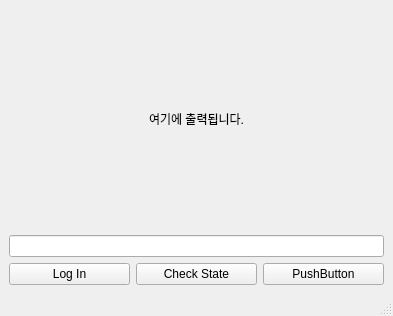
<?xml version="1.0" encoding="UTF-8"?>
<ui version="4.0">
 <class>MainWindow</class>
 <widget class="QMainWindow" name="MainWindow">
  <property name="geometry">
   <rect>
    <x>0</x>
    <y>0</y>
    <width>393</width>
    <height>316</height>
   </rect>
  </property>
  <property name="windowTitle">
   <string>MainWindow</string>
  </property>
  <widget class="QWidget" name="centralwidget">
   <layout class="QVBoxLayout" name="verticalLayout">
    <item>
     <widget class="QLabel" name="label">
      <property name="minimumSize">
       <size>
        <width>0</width>
        <height>200</height>
       </size>
      </property>
      <property name="text">
       <string>여기에 출력됩니다.</string>
      </property>
      <property name="alignment">
       <set>Qt::AlignCenter</set>
      </property>
     </widget>
    </item>
    <item>
     <widget class="QLineEdit" name="lineEdit"/>
    </item>
    <item>
     <layout class="QHBoxLayout" name="horizontalLayout">
      <item>
       <widget class="QPushButton" name="pushButton">
        <property name="text">
         <string>Log In</string>
        </property>
       </widget>
      </item>
      <item>
       <widget class="QPushButton" name="pushButton_2">
        <property name="text">
         <string>Check State</string>
        </property>
       </widget>
      </item>
      <item>
       <widget class="QPushButton" name="pushButton_3">
        <property name="text">
         <string>PushButton</string>
        </property>
       </widget>
      </item>
     </layout>
    </item>
   </layout>
  </widget>
  <widget class="QMenuBar" name="menubar">
   <property name="geometry">
    <rect>
     <x>0</x>
     <y>0</y>
     <width>393</width>
     <height>21</height>
    </rect>
   </property>
  </widget>
  <widget class="QStatusBar" name="statusbar"/>
 </widget>
 <resources/>
 <connections>
  <connection>
   <sender>pushButton</sender>
   <signal>clicked()</signal>
   <receiver>MainWindow</receiver>
   <slot>slot_Login()</slot>
   <hints>
    <hint type="sourcelabel">
     <x>64</x>
     <y>272</y>
    </hint>
    <hint type="destinationlabel">
     <x>75</x>
     <y>290</y>
    </hint>
   </hints>
  </connection>
  <connection>
   <sender>pushButton_2</sender>
   <signal>clicked()</signal>
   <receiver>MainWindow</receiver>
   <slot>slot_CheckState()</slot>
   <hints>
    <hint type="sourcelabel">
     <x>200</x>
     <y>266</y>
    </hint>
    <hint type="destinationlabel">
     <x>203</x>
     <y>282</y>
    </hint>
   </hints>
  </connection>
  <connection>
   <sender>pushButton_3</sender>
   <signal>clicked()</signal>
   <receiver>MainWindow</receiver>
   <slot>slot_3()</slot>
   <hints>
    <hint type="sourcelabel">
     <x>324</x>
     <y>264</y>
    </hint>
    <hint type="destinationlabel">
     <x>327</x>
     <y>288</y>
    </hint>
   </hints>
  </connection>
 </connections>
 <slots>
  <slot>slot_Login()</slot>
  <slot>slot_CheckState()</slot>
  <slot>slot_3()</slot>
 </slots>
</ui>
